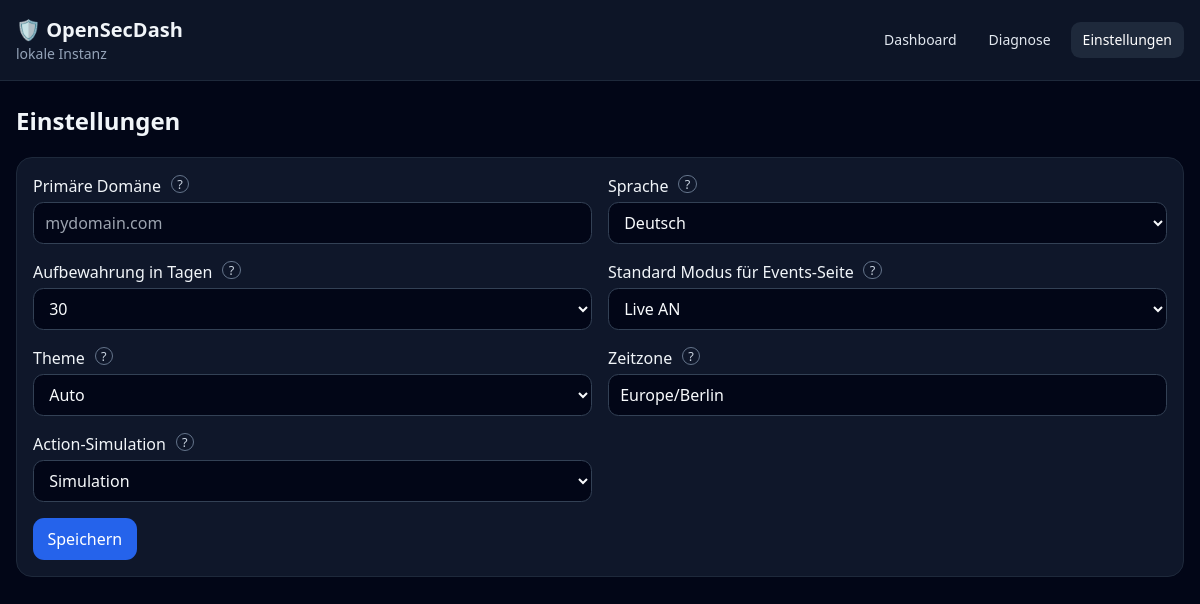
The page /settings on the database its author committed.
### app/models/settings.py (models this page shows)
class Setting(Base):
    __tablename__ = "settings"
    id: Mapped[int] = mapped_column(primary_key=True)
    key: Mapped[str] = mapped_column(
        String(100),
        unique=True,
        index=True,
    )
    value: Mapped[str] = mapped_column(
        String(5000)
    )

### app/api/pages.py (the view)
@router.get("/settings")
def settings_page(request: Request, db: Session = Depends(get_db)):
    plugin_setting_groups = get_plugin_manager().plugin_settings(db, get_setting_value(db, "language", "en"))
    plugin_settings_state = {
        setting["key"]: setting["value"]
        for group in plugin_setting_groups
        for setting in group["settings"]
    }
    return render(
        request,
        db,
        "settings.html",
        domain=get_setting_value(db, "domain", ""),
        language_setting=get_setting_value(db, "language", "en"),
        retention_days=get_setting_value(db, "retention_days", "30"),
        live_default=get_setting_value(db, "live_default", "true"),
        theme=get_setting_value(db, "theme", "auto"),
        timezone=get_setting_value(db, "timezone", "auto"),
        asset_source_type=get_setting_value(db, "asset_source_type", "file"),
        asset_source=get_setting_value(db, "asset_source", "dev-data/apps-installed.json"),
        github_token=get_setting_value(db, "github_token", ""),
        action_dry_run=get_setting_value(db, "action_dry_run", "true"),
        plugin_setting_groups=plugin_setting_groups,
        plugin_settings_state=plugin_settings_state,
    )

### app/templates/settings.html (shortened to what this page needs)
{% extends "base.html" %}
{% block content %}
    <h2 class="text-2xl font-semibold mb-5">{{ t("settings.title") }}</h2>
    <form class="card grid grid-cols-1 md:grid-cols-2 gap-4" method="post" action="/settings" data-unsaved-warning="{{ t('settings.unsaved_changes') }}" x-data='{ settings: {{ plugin_settings_state | tojson }} }'>
        <label>{{ t("settings.domain") }} <button type="button" class="help" data-tooltip="{{ t('settings.help.domain') }}">?</button>
            <input class="input" type="text" name="domain" value="{{ domain }}" placeholder="mydomain.com">
        </label>
        <label>{{ t("settings.language") }} <button type="button" class="help" data-tooltip="{{ t('settings.help.language') }}">?</button>
            <select class="input" name="language">
                <option value="de" {% if language_setting == 'de' %}selected{% endif %}>Deutsch</option>
            </select>
        </label>
        <label>{{ t("settings.retention_days") }} <button type="button" class="help" data-tooltip="{{ t('settings.help.retention_days') }}">?</button>
            <select class="input" name="retention_days">
                <option {% if retention_days == '30' %}selected{% endif %}>30</option>
            </select>
        </label>
        <label>{{ t("settings.live_default") }} <button type="button" class="help" data-tooltip="{{ t('settings.help.live_default') }}">?</button>
            <select class="input" name="live_default">
                <option value="true" {% if live_default == 'true' %}selected{% endif %}>{{ t("settings.live_on") }}</option>
            </select>
        </label>
        <label>{{ t("settings.theme") }} <button type="button" class="help" data-tooltip="{{ t('settings.help.theme') }}">?</button>
            <select class="input" name="theme">
                <option value="auto">{{ t("settings.theme_auto") }}</option>
            </select>
        </label>
        <label>{{ t("settings.timezone") }} <button type="button" class="help" data-tooltip="{{ t('settings.help.timezone') }}">?</button>
            <input class="input" name="timezone" value="{{ timezone }}" placeholder="auto / Europe/Berlin">
        </label>
        <label>{{ t("settings.action_simulation") }} <button type="button" class="help" data-tooltip="{{ t('settings.help.action_simulation') }}">?</button>
            <select class="input" name="action_dry_run">
                <option value="true" {% if action_dry_run == 'true' %}selected{% endif %}>{{ t("settings.dry_run") }}</option>
            </select>
        </label>
        <div class="md:col-span-2">
            <button class="btn" type="submit">{{ t("common.save_button") }}</button>
        </div>
    </form>
{% endblock %}

### app/static/css/app.css (style rules this page uses)
.card { background: rgb(15 23 42); border: 1px solid rgb(30 41 59); border-radius: 1rem; padding: 1rem; }
.btn, .btn-small { background: #2563eb; border-radius: .7rem; color: white; display: inline-flex; min-height: 2.5rem; align-items: center; justify-content: center; padding: .55rem .9rem; }
.input { background: #020617; border: 1px solid #334155; border-radius: .65rem; color: #f8fafc; margin-top: .25rem; min-height: 2.5rem; padding: .5rem .7rem; width: 100%; }
.help { align-items: center; background: transparent; border: 1px solid #64748b; border-radius: 999px; color: #cbd5e1; cursor: pointer; display: inline-flex; font-size: .8rem; height: 1.15rem; justify-content: center; margin-left: .35rem; position: relative; vertical-align: text-top; width: 1.15rem; }

### rows shown on the page
Setting: language "Deutsch"
Setting: retention_days "30"
Setting: live_default "Live AN"
Setting: key "Theme"
Setting: timezone "Europe/Berlin"
Setting: action_dry_run "Simulation"

### other values the page prints
{{ t("app.name") }} "OpenSecDash"
{{ domain or t("common.local_instance") }} "lokale Instanz"
{{ t("nav.dashboard") }} "Dashboard"
{{ t("nav.diagnostics") }} "Diagnose"
{{ t("nav.settings") }} "Einstellungen"
{{ t("settings.title") }} "Einstellungen"
{{ t("settings.domain") }} "Primäre Domäne"
{{ t("settings.language") }} "Sprache"
{{ t("settings.retention_days") }} "Aufbewahrung in Tagen"
{{ t("settings.live_default") }} "Standard Modus für Events-Seite"
{{ t("settings.timezone") }} "Zeitzone"
{{ t("settings.action_simulation") }} "Action-Simulation"
{{ t("common.save_button") }} "Speichern"
form field theme "Auto"
